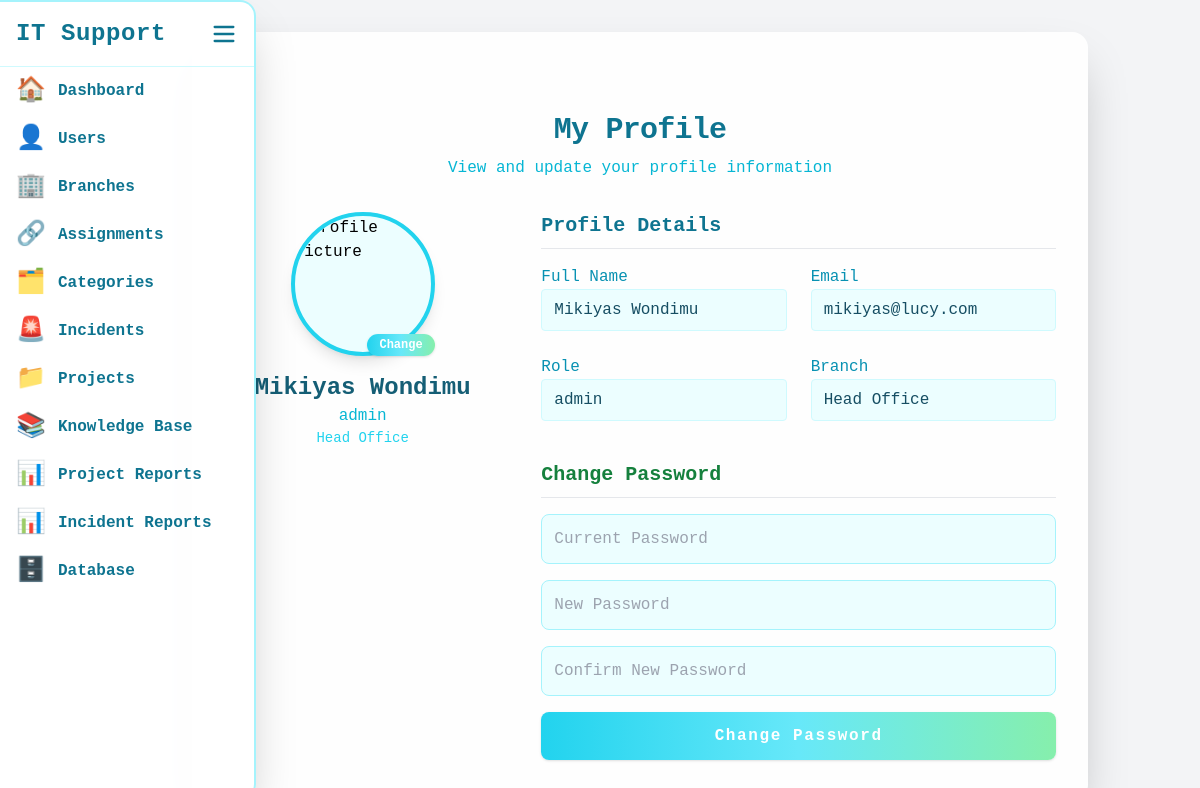
Screenshot of /admin/profile.php (signed in) with the database file from the repository.
### tables this page shows
CREATE TABLE `users` (
  `id` int(11) NOT NULL,
  `name` varchar(100) DEFAULT NULL,
  `email` varchar(100) DEFAULT NULL,
  `password` varchar(255) DEFAULT NULL,
  `role` enum('admin','staff','user') NOT NULL,
  `created_at` timestamp NOT NULL DEFAULT current_timestamp(),
  `force_password_change` tinyint(1) DEFAULT 1,
  `branch_id` int(11) DEFAULT NULL,
  `profile_picture` varchar(255) DEFAULT NULL,
  `is_active` tinyint(1) NOT NULL DEFAULT 1
);

CREATE TABLE `branches` (
  `id` int(11) NOT NULL,
  `name` varchar(100) NOT NULL,
  `phone` varchar(100) DEFAULT NULL,
  `email` varchar(100) DEFAULT NULL,
  `location` varchar(255) DEFAULT NULL,
  `created_at` timestamp NOT NULL DEFAULT current_timestamp(),
  `is_active` tinyint(1) NOT NULL DEFAULT 1
);

### admin/profile.php (the view, shortened to what this page needs)
<?php
require_once '../config/db.php';
$user_id = $_SESSION['user_id'];
$stmt = $pdo->prepare("SELECT u.id, u.name, u.email, u.role, u.profile_picture, b.name AS branch
                       FROM users u LEFT JOIN branches b ON u.branch_id = b.id WHERE u.id = ?");
$stmt->execute([$user_id]);
$user = $stmt->fetch();
?>
<!DOCTYPE html>
<html lang="en">
<head>
    <script src="https://cdn.tailwindcss.com"></script>
</head>
<body class="flex bg-gray-100 min-h-screen">
  <?php include '../includes/sidebar.php'; ?>
  <div class="flex-1 ml-20">
    <div class="max-w-4xl mx-auto bg-white bg-opacity-95 rounded-2xl shadow-2xl px-8 py-10 pt-20 fade-in tech-border glow mt-8 font-mono">
        <h2 class="text-3xl font-extrabold text-center text-cyan-700 mb-2 tracking-tight">My Profile</h2>
        <p class="text-center text-cyan-500 mb-8">View and update your profile information</p>
        <div class="flex flex-col md:flex-row gap-10 items-start">
            <div class="flex flex-col items-center w-full md:w-1/3">
                <div class="relative">
                    <img src="<?= $user['profile_picture'] ? '../uploads/' . $user['profile_picture'] : '../uploads/default_avatar.png' ?>" alt="Profile Picture" class="w-36 h-36 rounded-full object-cover border-4 border-cyan-400 shadow-lg bg-cyan-50">
                    <form action="upload_profile_picture.php" method="POST" enctype="multipart/form-data" class="absolute bottom-0 right-0">
                        <label class="cursor-pointer bg-gradient-to-r from-cyan-400 via-cyan-300 to-green-300 text-white px-3 py-1 rounded-full text-xs shadow hover:from-green-300 hover:to-cyan-400 font-semibold font-mono">
                            Change
                        </label>
                    </form>
                </div>
                <h2 class="mt-4 text-2xl font-bold text-cyan-800"><?= htmlspecialchars($user['name']) ?></h2>
                <p class="text-cyan-500"><?= htmlspecialchars($user['role']) ?></p>
                <p class="text-cyan-400 text-sm"><?= htmlspecialchars($user['branch']) ?></p>
            </div>
            <div class="flex-1 w-full">
                <div class="mb-10">
                    <h3 class="text-xl font-semibold text-cyan-700 mb-4 border-b pb-2">Profile Details</h3>
                    <div class="grid grid-cols-1 md:grid-cols-2 gap-6">
                        <div>
                            <p class="text-cyan-600 font-medium">Full Name</p>
                            <p class="text-cyan-900 bg-cyan-50 rounded px-3 py-2 border border-cyan-100"><?= htmlspecialchars($user['name']) ?></p>
                        </div>
                        <div>
                            <p class="text-cyan-600 font-medium">Email</p>
                            <p class="text-cyan-900 bg-cyan-50 rounded px-3 py-2 border border-cyan-100"><?= htmlspecialchars($user['email']) ?></p>
                        </div>
                        <div>
                            <p class="text-cyan-600 font-medium">Role</p>
                            <p class="text-cyan-900 bg-cyan-50 rounded px-3 py-2 border border-cyan-100"><?= htmlspecialchars($user['role']) ?></p>
                        </div>
                        <div>
                            <p class="text-cyan-600 font-medium">Branch</p>
                            <p class="text-cyan-900 bg-cyan-50 rounded px-3 py-2 border border-cyan-100"><?= htmlspecialchars($user['branch']) ?></p>
                        </div>
                    </div>
                </div>
                <div>
                    <h3 class="text-xl font-semibold text-green-700 mb-4 border-b pb-2">Change Password</h3>
                    <form action="change_password.php" method="POST" class="space-y-4">
                        <div>
                            <input type="password" name="current_password" placeholder="Current Password" class="w-full border border-cyan-200 bg-cyan-50 p-3 rounded-lg focus:ring-2 focus:ring-cyan-300 font-mono" required>
                        </div>
                        <div>
                            <input type="password" name="new_password" placeholder="New Password" class="w-full border border-cyan-200 bg-cyan-50 p-3 rounded-lg focus:ring-2 focus:ring-cyan-300 font-mono" required>
                        </div>
                        <div>
                            <input type="password" name="confirm_password" placeholder="Confirm New Password" class="w-full border border-cyan-200 bg-cyan-50 p-3 rounded-lg focus:ring-2 focus:ring-cyan-300 font-mono" required>
                        </div>
                        <button type="submit" class="w-full py-3 bg-gradient-to-r from-cyan-400 via-cyan-300 to-green-300 hover:from-green-300 hover:to-cyan-400 text-white font-bold rounded-lg shadow transition font-mono tracking-widest">Change Password</button>
                    </form>
                </div>
            </div>
        </div>
    </div>
    </div>
</body>
</html>

### rows the page displays
users: name "Mikiyas Wondimu", role "admin", branch.name "Head Office", email "mikiyas@lucy.com"
